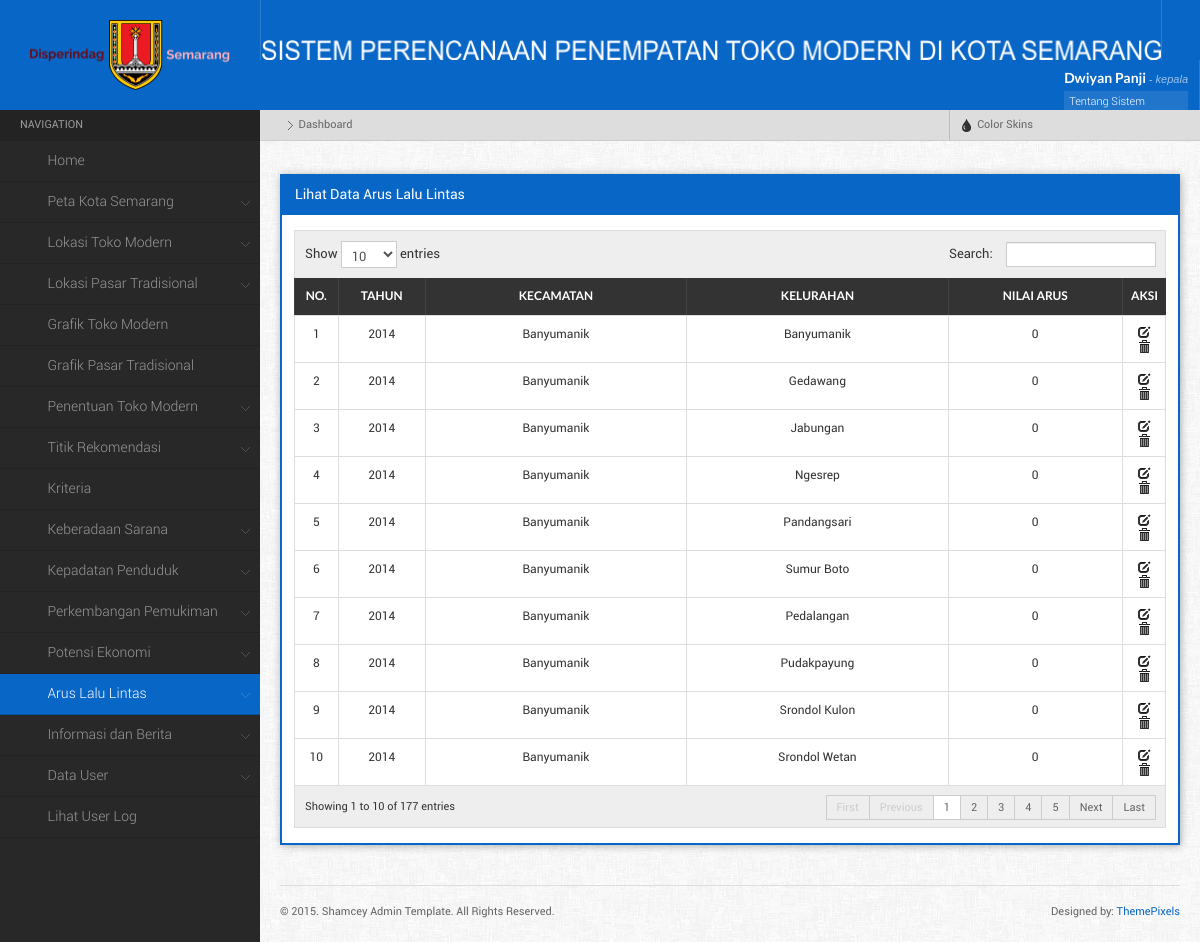
The page /main.php?menu=lihatArus (signed in) on the database as committed earlier.
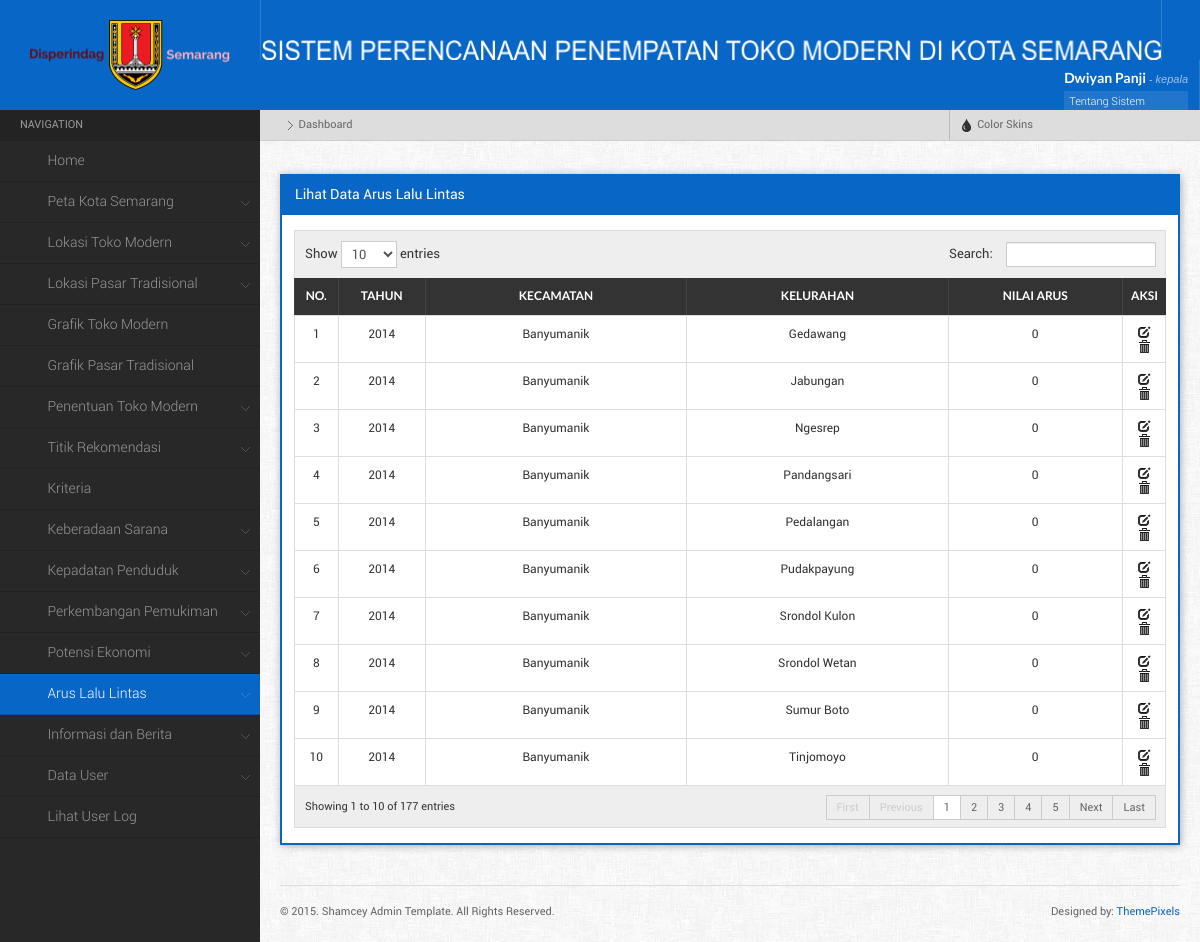
The same page on the database as committed later.
### tables this page shows
CREATE TABLE IF NOT EXISTS `arus_lalulintas` (
  `id_arus` int(11) NOT NULL AUTO_INCREMENT,
  `id_kelurahan` int(11) NOT NULL,
  `tahun` varchar(4) NOT NULL,
  `nilai_arus` int(11) NOT NULL,
  `id_klasifikasiarus` int(11) NOT NULL,
  PRIMARY KEY (`id_arus`)
);

CREATE TABLE IF NOT EXISTS `kecamatan` (
  `id_kecamatan` int(11) NOT NULL AUTO_INCREMENT,
  `nama_kecamatan` varchar(40) NOT NULL,
  PRIMARY KEY (`id_kecamatan`)
);

CREATE TABLE IF NOT EXISTS `kelurahan` (
  `id_kelurahan` int(11) NOT NULL AUTO_INCREMENT,
  `id_kecamatan` int(11) NOT NULL,
  `Geometry` longblob,
  `XMin` int(11) DEFAULT NULL,
  `XMax` int(11) DEFAULT NULL,
  `YMin` int(11) DEFAULT NULL,
  `YMax` int(11) DEFAULT NULL,
  `Kelurahan` char(50) DEFAULT NULL,
  `Luas` decimal(10,3) DEFAULT NULL,
  `id_lokasi` int(11) NOT NULL,
  PRIMARY KEY (`id_kelurahan`)
);

### component/lihat_arus.php (the view, shortened to what this page needs)
<?php
	$query = mysql_query("SELECT * FROM arus_lalulintas a, kelurahan b, kecamatan c
							WHERE a.id_kelurahan = b.id_kelurahan
							AND b.id_kecamatan = c.id_kecamatan
							ORDER BY tahun DESC, c.id_kecamatan ASC") or die (mysql_error());
    echo "<div class=\"widget\">
			<h4 class=\"widgettitle\">Lihat Data Arus Lalu Lintas</h4>
			<div class=\"widgetcontent\">
            <table id=\"dyntable\" class=\"table table-bordered responsive\">
                <thead>
                    <tr>
                        <th></th>
                        <th><center>No.</th>
						<th><center>Tahun</th>
                        <th><center>Kecamatan</th>
						<th><center>Kelurahan</th>
						<th><center>Nilai arus</th>
						<th><center>Aksi</th>
                    </tr>
                </thead>
				<tbody>";
				$no = 1;
				while($pecah = mysql_fetch_array($query)){
					echo "<tr class=\" \">
						<td></td>
						<td style='width:5%;'><center>$no</td>
						<td style='width:10%;'><center>$pecah[tahun]</td>
						<td style='width:30%;'><center>$pecah[nama_kecamatan]</td>
						<td style='width:30%;'><center>$pecah[Kelurahan]</td>
						<td style='width:20%;'><center>$pecah[nilai_arus]</td>
						<td class=\"center\" style=\"width: 5%;\">
							<a href= \"main.php?menu=editArus&id_arus=$pecah[id_arus]\" title=\"Edit\"><i  class=\"icon-edit\"></i></a>
							<a href=\"main.php?menu=hapusArus&id_arus=$pecah[id_arus]\" title=\"Hapus\" onClick=\"return confirm('Apakah Anda yakin ingin menghapus data ini?')\" class=\"icon-trash\"><i></i></a>
						</td>";
					echo "</td>
					</tr>";
				$no++;
				};
				echo "</tbody>
			</table>
		</div>
		</div>
	";
?>

Rows that differ between the two databases and show on the page:
changed arus_lalulintas: id_kelurahan.Kelurahan "Banyumanik" → "Gedawang"
changed arus_lalulintas: id_kelurahan.Kelurahan "Gedawang" → "Jabungan"
changed arus_lalulintas: id_kelurahan.Kelurahan "Jabungan" → "Ngesrep"
changed arus_lalulintas: id_kelurahan.Kelurahan "Ngesrep" → "Pandangsari"
changed arus_lalulintas: id_kelurahan.Kelurahan "Pandangsari" → "Pedalangan"
changed arus_lalulintas: id_kelurahan.Kelurahan "Pedalangan" → "Pudakpayung"
changed arus_lalulintas: id_kelurahan.Kelurahan "Pudakpayung" → "Srondol Kulon"
changed arus_lalulintas: id_kelurahan.Kelurahan "Srondol Kulon" → "Srondol Wetan"
changed arus_lalulintas: id_kelurahan.Kelurahan "Srondol Wetan" → "Sumur Boto"
changed arus_lalulintas: id_kelurahan.Kelurahan "Sumur Boto" → "Tinjomoyo"; moves down the list
